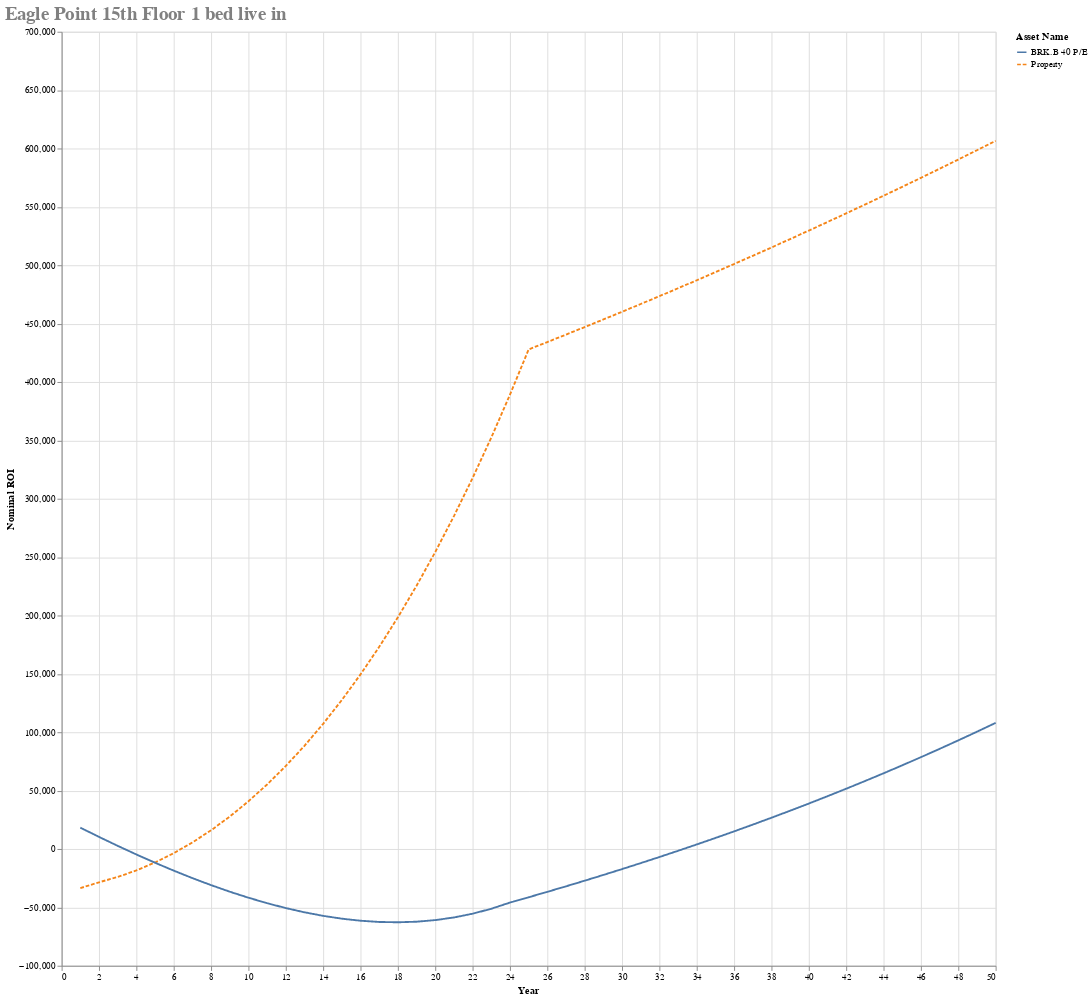

Source (notebook cell):
### Code cell
# Even here I'd have to live in the property for 4 years for buying it to make sense vs renting it
property_price = 685000
#repayment_mortgage =  RepaymentMortgage(850000*0.75, 25, fixed_interest_rate,
#                             {1 * 12: 0.1, 2 * 12: 0.1, 3 * 12: 0.1, 4 * 12: 0.1, 5 * 12: 1})

repayment_mortgage =  RepaymentMortgage(property_price*0.85, 25, fixed_interest_rate)

asset_name = "Property"
asset_dictionary[asset_name] = LeaseholdProperty(False, property_price,
                                                                                       monthly_gross_rental=0,
                                                                                       rental_tax=0,
                                                                                       months_occupied_out_of_12=8,
                                                                                       agency_percentage=lixing_agency_percentage,
                                                                                       annual_service_charge=7 * 603,
                                                                                       annual_ground_rent=600,
                                                                                       mortgage = repayment_mortgage)
opportunity_cost_property = asset_dictionary[asset_name]
#opportunity_cost_property.will_you_live_in_this = False
cost_of_renting_alone = 2600
yearly_principle_repayments = []
previous_year = opportunity_cost_property.mortgage.total_principle_paid(1)
yearly_principle_repayments.append(previous_year)
for year in range(2, 25):
    current_year = opportunity_cost_property.mortgage.total_principle_paid(year)
    yearly_principle_repayments.append(current_year - previous_year - cost_of_renting_alone*12)
    previous_year = current_year
#print(repayment_mortgage.payment_table)
print(yearly_principle_repayments)
asset_dictionary["BRK.B 40 P/E"] = HLStock(opportunity_cost_property.property_value*.25, stock_price_to_earnings, yearly_principle_repayments)
(headers, table, graph_source) = generateHeaderTableAndGraphSource()
alt.Chart(graph_source).mark_line().encode(x='Year', y='Nominal ROI', color='Asset Name', strokeDash='Asset Name'
    ).properties(width=1000, height=1000, title=f'Eagle Point 15th Floor 1 bed live in'
    ).configure_title(fontSize=20, font='Courier', anchor='start', color='gray')

### Figure 1 — Vega-Lite specification as saved in the notebook (floating-point values rounded to 4 significant figures)
{"config": {"view": {"continuousWidth": 300, "continuousHeight": 300}, "title": {"anchor": "start", "color": "gray", "font": "Courier", "fontSize": 20}}, "data": {"name": "data-2bc186f25abf70bb02c12abf90d212d3"}, "mark": {"type": "line"}, "encoding": {"color": {"field": "Asset Name", "type": "nominal"}, "strokeDash": {"field": "Asset Name", "type": "nominal"}, "x": {"field": "Year", "type": "quantitative"}, "y": {"field": "Nominal ROI", "type": "quantitative"}}, "height": 1000, "title": "Eagle Point 15th Floor 1 bed live in", "width": 1000, "$schema": "https://vega.github.io/schema/vega-lite/v6.1.0.json", "datasets": {"data-2bc186f25abf70bb02c12abf90d212d3": [{"Asset Name": "Property", "Year": 1, "Nominal ROI": -33510.0, "% ROI Year on Year": -0.3261, "% ROI": -0.3261, "Nominal Profit": -23910.0}, {"Asset Name": "Property", "Year": 2, "Nominal ROI": -28510.0, "% ROI Year on Year": -0.1303, "% ROI": 0.04858, "Nominal Profit": -17590.0}, {"Asset Name": "Property", "Year": 3, "Nominal ROI": -23970.0, "% ROI Year on Year": -0.0724, "% ROI": 0.0442, "Nominal Profit": -17070.0}, {"Asset Name": "Property", "Year": 4, "Nominal ROI": -18320.0, "% ROI Year on Year": -0.04188, "% ROI": 0.05499, "Nominal Profit": -16550.0}, {"Asset Name": "Property", "Year": 5, "Nominal ROI": -11530.0, "% ROI Year on Year": -0.0215, "% ROI": 0.06611, "Nominal Profit": -16000.0}, {"Asset Name": "Property", "Year": 6, "Nominal ROI": -3560.0, "% ROI Year on Year": -0.005693, "% ROI": 0.07757, "Nominal Profit": -15440.0}, {"Asset Name": "Property", "Year": 7, "Nominal ROI": 5625.0, "% ROI Year on Year": 0.007643, "% ROI": 0.08939, "Nominal Profit": -14860.0}, {"Asset Name": "Property", "Year": 8, "Nominal ROI": 16060.0, "% ROI Year on Year": 0.01832, "% ROI": 0.1016, "Nominal Profit": -14260.0}, {"Asset Name": "Property", "Year": 9, "Nominal ROI": 27790.0, "% ROI Year on Year": 0.02695, "% ROI": 0.1141, "Nominal Profit": -13640.0}, {"Asset Name": "Property", "Year": 10, "Nominal ROI": 40850.0, "% ROI Year on Year": 0.03404, "% ROI": 0.1271, "Nominal Profit": -13000.0}, {"Asset Name": "Property", "Year": 11, "Nominal ROI": 55280.0, "% ROI Year on Year": 0.03991, "% ROI": 0.1404, "Nominal Profit": -12340.0}, {"Asset Name": "Property", "Year": 12, "Nominal ROI": 71130.0, "% ROI Year on Year": 0.04481, "% ROI": 0.1542, "Nominal Profit": -11660.0}, {"Asset Name": "Property", "Year": 13, "Nominal ROI": 88430.0, "% ROI Year on Year": 0.04892, "% ROI": 0.1684, "Nominal Profit": -10960.0}, {"Asset Name": "Property", "Year": 14, "Nominal ROI": 107200.0, "% ROI Year on Year": 0.05238, "% ROI": 0.1831, "Nominal Profit": -10230.0}, {"Asset Name": "Property", "Year": 15, "Nominal ROI": 127600.0, "% ROI Year on Year": 0.05529, "% ROI": 0.1981, "Nominal Profit": -9485.0}, {"Asset Name": "Property", "Year": 16, "Nominal ROI": 149600.0, "% ROI Year on Year": 0.05775, "% ROI": 0.2137, "Nominal Profit": -8714.0}, {"Asset Name": "Property", "Year": 17, "Nominal ROI": 173200.0, "% ROI Year on Year": 0.05983, "% ROI": 0.2298, "Nominal Profit": -7918.0}, {"Asset Name": "Property", "Year": 18, "Nominal ROI": 198500.0, "% ROI Year on Year": 0.06157, "% ROI": 0.2463, "Nominal Profit": -7097.0}, {"Asset Name": "Property", "Year": 19, "Nominal ROI": 225500.0, "% ROI Year on Year": 0.06304, "% ROI": 0.2634, "Nominal Profit": -6249.0}, {"Asset Name": "Property", "Year": 20, "Nominal ROI": 254400.0, "% ROI Year on Year": 0.06427, "% ROI": 0.281, "Nominal Profit": -5375.0}, {"Asset Name": "Property", "Year": 21, "Nominal ROI": 285100.0, "% ROI Year on Year": 0.0653, "% ROI": 0.2991, "Nominal Profit": -4473.0}, {"Asset Name": "Property", "Year": 22, "Nominal ROI": 317800.0, "% ROI Year on Year": 0.06615, "% ROI": 0.3178, "Nominal Profit": -3542.0}, {"Asset Name": "Property", "Year": 23, "Nominal ROI": 352400.0, "% ROI Year on Year": 0.06685, "% ROI": 0.3371, "Nominal Profit": -2581.0}, {"Asset Name": "Property", "Year": 24, "Nominal ROI": 389100.0, "% ROI Year on Year": 0.06742, "% ROI": 0.357, "Nominal Profit": -1589.0}, {"Asset Name": "Property", "Year": 25, "Nominal ROI": 427900.0, "% ROI Year on Year": 0.06788, "% ROI": 0.3775, "Nominal Profit": -566.3}, {"Asset Name": "Property", "Year": 26, "Nominal ROI": 434200.0, "% ROI Year on Year": 0.06567, "% ROI": 0.06156, "Nominal Profit": 0.0}, {"Asset Name": "Property", "Year": 27, "Nominal ROI": 440600.0, "% ROI Year on Year": 0.06363, "% ROI": 0.06217, "Nominal Profit": 0.0}, {"Asset Name": "Property", "Year": 28, "Nominal ROI": 447100.0, "% ROI Year on Year": 0.06173, "% ROI": 0.06279, "Nominal Profit": 0.0}, {"Asset Name": "Property", "Year": 29, "Nominal ROI": 453600.0, "% ROI Year on Year": 0.05997, "% ROI": 0.06342, "Nominal Profit": 0.0}, {"Asset Name": "Property", "Year": 30, "Nominal ROI": 460200.0, "% ROI Year on Year": 0.05833, "% ROI": 0.06406, "Nominal Profit": 0.0}, {"Asset Name": "Property", "Year": 31, "Nominal ROI": 466800.0, "% ROI Year on Year": 0.0568, "% ROI": 0.0647, "Nominal Profit": 0.0}, {"Asset Name": "Property", "Year": 32, "Nominal ROI": 473500.0, "% ROI Year on Year": 0.05536, "% ROI": 0.06534, "Nominal Profit": 0.0}, {"Asset Name": "Property", "Year": 33, "Nominal ROI": 480300.0, "% ROI Year on Year": 0.05401, "% ROI": 0.066, "Nominal Profit": 0.0}, {"Asset Name": "Property", "Year": 34, "Nominal ROI": 487200.0, "% ROI Year on Year": 0.05275, "% ROI": 0.06666, "Nominal Profit": 0.0}, {"Asset Name": "Property", "Year": 35, "Nominal ROI": 494100.0, "% ROI Year on Year": 0.05155, "% ROI": 0.06732, "Nominal Profit": 0.0}, {"Asset Name": "Property", "Year": 36, "Nominal ROI": 501100.0, "% ROI Year on Year": 0.05042, "% ROI": 0.068, "Nominal Profit": 0.0}, {"Asset Name": "Property", "Year": 37, "Nominal ROI": 508100.0, "% ROI Year on Year": 0.04936, "% ROI": 0.06868, "Nominal Profit": 0.0}, {"Asset Name": "Property", "Year": 38, "Nominal ROI": 515200.0, "% ROI Year on Year": 0.04835, "% ROI": 0.06936, "Nominal Profit": 0.0}, {"Asset Name": "Property", "Year": 39, "Nominal ROI": 522400.0, "% ROI Year on Year": 0.04739, "% ROI": 0.07006, "Nominal Profit": 0.0}, {"Asset Name": "Property", "Year": 40, "Nominal ROI": 529700.0, "% ROI Year on Year": 0.04648, "% ROI": 0.07076, "Nominal Profit": 0.0}, {"Asset Name": "Property", "Year": 41, "Nominal ROI": 537100.0, "% ROI Year on Year": 0.04562, "% ROI": 0.07147, "Nominal Profit": 0.0}, {"Asset Name": "Property", "Year": 42, "Nominal ROI": 544500.0, "% ROI Year on Year": 0.04479, "% ROI": 0.07218, "Nominal Profit": 0.0}, {"Asset Name": "Property", "Year": 43, "Nominal ROI": 552000.0, "% ROI Year on Year": 0.04401, "% ROI": 0.0729, "Nominal Profit": 0.0}, {"Asset Name": "Property", "Year": 44, "Nominal ROI": 559500.0, "% ROI Year on Year": 0.04326, "% ROI": 0.07363, "Nominal Profit": 0.0}, {"Asset Name": "Property", "Year": 45, "Nominal ROI": 567200.0, "% ROI Year on Year": 0.04254, "% ROI": 0.07437, "Nominal Profit": 0.0}, {"Asset Name": "Property", "Year": 46, "Nominal ROI": 574900.0, "% ROI Year on Year": 0.04186, "% ROI": 0.07511, "Nominal Profit": 0.0}, {"Asset Name": "Property", "Year": 47, "Nominal ROI": 582700.0, "% ROI Year on Year": 0.0412, "% ROI": 0.07586, "Nominal Profit": 0.0}, {"Asset Name": "Property", "Year": 48, "Nominal ROI": 590600.0, "% ROI Year on Year": 0.04058, "% ROI": 0.07662, "Nominal Profit": 0.0}, {"Asset Name": "Property", "Year": 49, "Nominal ROI": 598500.0, "% ROI Year on Year": 0.03997, "% ROI": 0.07739, "Nominal Profit": 0.0}, {"Asset Name": "Property", "Year": 50, "Nominal ROI": 606500.0, "% ROI Year on Year": 0.0394, "% ROI": 0.07816, "Nominal Profit": 0.0}, {"Asset Name": "BRK.B 40 P/E", "Year": 1, "Nominal ROI": 18290.0, "% ROI Year on Year": 0.1068, "% ROI": 0.1068, "Nominal Profit": 20470.0}, {"Asset Name": "BRK.B 40 P/E", "Year": 2, "Nominal ROI": 10370.0, "% ROI Year on Year": 0.02984, "% ROI": -0.04625, "Nominal Profit": -9650.0}, {"Asset Name": "BRK.B 40 P/E", "Year": 3, "Nominal ROI": 2707.0, "% ROI Year on Year": 0.005241, "% ROI": -0.04477, "Nominal Profit": -9413.0}, {"Asset Name": "BRK.B 40 P/E", "Year": 4, "Nominal ROI": -4682.0, "% ROI Year on Year": -0.006766, "% ROI": -0.04314, "Nominal Profit": -9153.0}, {"Asset Name": "BRK.B 40 P/E", "Year": 5, "Nominal ROI": -11770.0, "% ROI Year on Year": -0.01338, "% ROI": -0.04138, "Nominal Profit": -8868.0}, {"Asset Name": "BRK.B 40 P/E", "Year": 6, "Nominal ROI": -18530.0, "% ROI Year on Year": -0.01727, "% ROI": -0.03947, "Nominal Profit": -8559.0}, {"Asset Name": "BRK.B 40 P/E", "Year": 7, "Nominal ROI": -24930.0, "% ROI Year on Year": -0.01961, "% ROI": -0.03739, "Nominal Profit": -8222.0}, {"Asset Name": "BRK.B 40 P/E", "Year": 8, "Nominal ROI": -30950.0, "% ROI Year on Year": -0.02098, "% ROI": -0.03516, "Nominal Profit": -7857.0}, {"Asset Name": "BRK.B 40 P/E", "Year": 9, "Nominal ROI": -36560.0, "% ROI Year on Year": -0.02173, "% ROI": -0.03275, "Nominal Profit": -7462.0}, {"Asset Name": "BRK.B 40 P/E", "Year": 10, "Nominal ROI": -41720.0, "% ROI Year on Year": -0.02204, "% ROI": -0.03015, "Nominal Profit": -7037.0}, {"Asset Name": "BRK.B 40 P/E", "Year": 11, "Nominal ROI": -46410.0, "% ROI Year on Year": -0.02204, "% ROI": -0.02737, "Nominal Profit": -6579.0}, {"Asset Name": "BRK.B 40 P/E", "Year": 12, "Nominal ROI": -50590.0, "% ROI Year on Year": -0.0218, "% ROI": -0.02438, "Nominal Profit": -6086.0}, {"Asset Name": "BRK.B 40 P/E", "Year": 13, "Nominal ROI": -54210.0, "% ROI Year on Year": -0.02138, "% ROI": -0.02119, "Nominal Profit": -5558.0}, {"Asset Name": "BRK.B 40 P/E", "Year": 14, "Nominal ROI": -57260.0, "% ROI Year on Year": -0.02082, "% ROI": -0.01778, "Nominal Profit": -4993.0}, {"Asset Name": "BRK.B 40 P/E", "Year": 15, "Nominal ROI": -59680.0, "% ROI Year on Year": -0.02013, "% ROI": -0.01413, "Nominal Profit": -4388.0}, {"Asset Name": "BRK.B 40 P/E", "Year": 16, "Nominal ROI": -61430.0, "% ROI Year on Year": -0.01934, "% ROI": -0.01024, "Nominal Profit": -3743.0}, {"Asset Name": "BRK.B 40 P/E", "Year": 17, "Nominal ROI": -62480.0, "% ROI Year on Year": -0.01846, "% ROI": -0.006106, "Nominal Profit": -3054.0}, {"Asset Name": "BRK.B 40 P/E", "Year": 18, "Nominal ROI": -62770.0, "% ROI Year on Year": -0.0175, "% ROI": -0.001703, "Nominal Profit": -2320.0}, {"Asset Name": "BRK.B 40 P/E", "Year": 19, "Nominal ROI": -62260.0, "% ROI Year on Year": -0.01646, "% ROI": 0.002976, "Nominal Profit": -1539.0}, {"Asset Name": "BRK.B 40 P/E", "Year": 20, "Nominal ROI": -60900.0, "% ROI Year on Year": -0.01533, "% ROI": 0.007945, "Nominal Profit": -708.3}, {"Asset Name": "BRK.B 40 P/E", "Year": 21, "Nominal ROI": -58640.0, "% ROI Year on Year": -0.01412, "% ROI": 0.01322, "Nominal Profit": 173.8}, {"Asset Name": "BRK.B 40 P/E", "Year": 22, "Nominal ROI": -55420.0, "% ROI Year on Year": -0.01282, "% ROI": 0.0188, "Nominal Profit": 1110.0}, {"Asset Name": "BRK.B 40 P/E", "Year": 23, "Nominal ROI": -51180.0, "% ROI Year on Year": -0.01143, "% ROI": 0.02472, "Nominal Profit": 2102.0}, {"Asset Name": "BRK.B 40 P/E", "Year": 24, "Nominal ROI": -45880.0, "% ROI Year on Year": -0.009939, "% ROI": 0.03099, "Nominal Profit": 3154.0}, {"Asset Name": "BRK.B 40 P/E", "Year": 25, "Nominal ROI": -41330.0, "% ROI Year on Year": -0.008685, "% ROI": 0.02656, "Nominal Profit": 2373.0}, {"Asset Name": "BRK.B 40 P/E", "Year": 26, "Nominal ROI": -36690.0, "% ROI Year on Year": -0.007494, "% ROI": 0.02708, "Nominal Profit": 2441.0}, {"Asset Name": "BRK.B 40 P/E", "Year": 27, "Nominal ROI": -31960.0, "% ROI Year on Year": -0.006358, "% ROI": 0.02762, "Nominal Profit": 2511.0}, {"Asset Name": "BRK.B 40 P/E", "Year": 28, "Nominal ROI": -27140.0, "% ROI Year on Year": -0.005267, "% ROI": 0.02816, "Nominal Profit": 2583.0}, {"Asset Name": "BRK.B 40 P/E", "Year": 29, "Nominal ROI": -22220.0, "% ROI Year on Year": -0.004216, "% ROI": 0.02873, "Nominal Profit": 2657.0}, {"Asset Name": "BRK.B 40 P/E", "Year": 30, "Nominal ROI": -17200.0, "% ROI Year on Year": -0.003196, "% ROI": 0.0293, "Nominal Profit": 2732.0}, {"Asset Name": "BRK.B 40 P/E", "Year": 31, "Nominal ROI": -12080.0, "% ROI Year on Year": -0.002202, "% ROI": 0.02989, "Nominal Profit": 2810.0}, {"Asset Name": "BRK.B 40 P/E", "Year": 32, "Nominal ROI": -6861.0, "% ROI Year on Year": -0.001228, "% ROI": 0.03049, "Nominal Profit": 2891.0}, {"Asset Name": "BRK.B 40 P/E", "Year": 33, "Nominal ROI": -1533.0, "% ROI Year on Year": -0.00027, "% ROI": 0.03111, "Nominal Profit": 2973.0}, {"Asset Name": "BRK.B 40 P/E", "Year": 34, "Nominal ROI": 3904.0, "% ROI Year on Year": 0.0006632, "% ROI": 0.03175, "Nominal Profit": 3058.0}, {"Asset Name": "BRK.B 40 P/E", "Year": 35, "Nominal ROI": 9451.0, "% ROI Year on Year": 0.001536, "% ROI": 0.03239, "Nominal Profit": 3146.0}, {"Asset Name": "BRK.B 40 P/E", "Year": 36, "Nominal ROI": 15110.0, "% ROI Year on Year": 0.002352, "% ROI": 0.03306, "Nominal Profit": 3236.0}, {"Asset Name": "BRK.B 40 P/E", "Year": 37, "Nominal ROI": 20890.0, "% ROI Year on Year": 0.003116, "% ROI": 0.03374, "Nominal Profit": 3328.0}, {"Asset Name": "BRK.B 40 P/E", "Year": 38, "Nominal ROI": 26790.0, "% ROI Year on Year": 0.003832, "% ROI": 0.03444, "Nominal Profit": 3423.0}, {"Asset Name": "BRK.B 40 P/E", "Year": 39, "Nominal ROI": 32810.0, "% ROI Year on Year": 0.004505, "% ROI": 0.03516, "Nominal Profit": 3521.0}, {"Asset Name": "BRK.B 40 P/E", "Year": 40, "Nominal ROI": 38960.0, "% ROI Year on Year": 0.005137, "% ROI": 0.03589, "Nominal Profit": 3622.0}, {"Asset Name": "BRK.B 40 P/E", "Year": 41, "Nominal ROI": 45230.0, "% ROI Year on Year": 0.005733, "% ROI": 0.03664, "Nominal Profit": 3725.0}, {"Asset Name": "BRK.B 40 P/E", "Year": 42, "Nominal ROI": 51640.0, "% ROI Year on Year": 0.006294, "% ROI": 0.03741, "Nominal Profit": 3831.0}, {"Asset Name": "BRK.B 40 P/E", "Year": 43, "Nominal ROI": 58180.0, "% ROI Year on Year": 0.006825, "% ROI": 0.0382, "Nominal Profit": 3941.0}, {"Asset Name": "BRK.B 40 P/E", "Year": 44, "Nominal ROI": 64860.0, "% ROI Year on Year": 0.007326, "% ROI": 0.03901, "Nominal Profit": 4053.0}, {"Asset Name": "BRK.B 40 P/E", "Year": 45, "Nominal ROI": 71680.0, "% ROI Year on Year": 0.0078, "% ROI": 0.03984, "Nominal Profit": 4169.0}, {"Asset Name": "BRK.B 40 P/E", "Year": 46, "Nominal ROI": 78650.0, "% ROI Year on Year": 0.00825, "% ROI": 0.04069, "Nominal Profit": 4288.0}, {"Asset Name": "BRK.B 40 P/E", "Year": 47, "Nominal ROI": 85770.0, "% ROI Year on Year": 0.008676, "% ROI": 0.04156, "Nominal Profit": 4411.0}, {"Asset Name": "BRK.B 40 P/E", "Year": 48, "Nominal ROI": 93040.0, "% ROI Year on Year": 0.009081, "% ROI": 0.04246, "Nominal Profit": 4537.0}, {"Asset Name": "BRK.B 40 P/E", "Year": 49, "Nominal ROI": 100500.0, "% ROI Year on Year": 0.009466, "% ROI": 0.04337, "Nominal Profit": 4667.0}, {"Asset Name": "BRK.B 40 P/E", "Year": 50, "Nominal ROI": 108100.0, "% ROI Year on Year": 0.009832, "% ROI": 0.04431, "Nominal Profit": 4800.0}]}}
